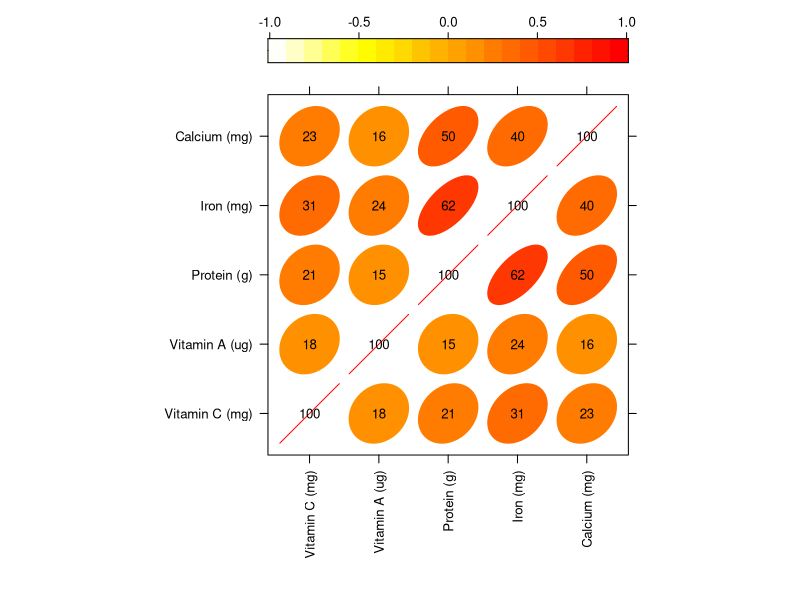
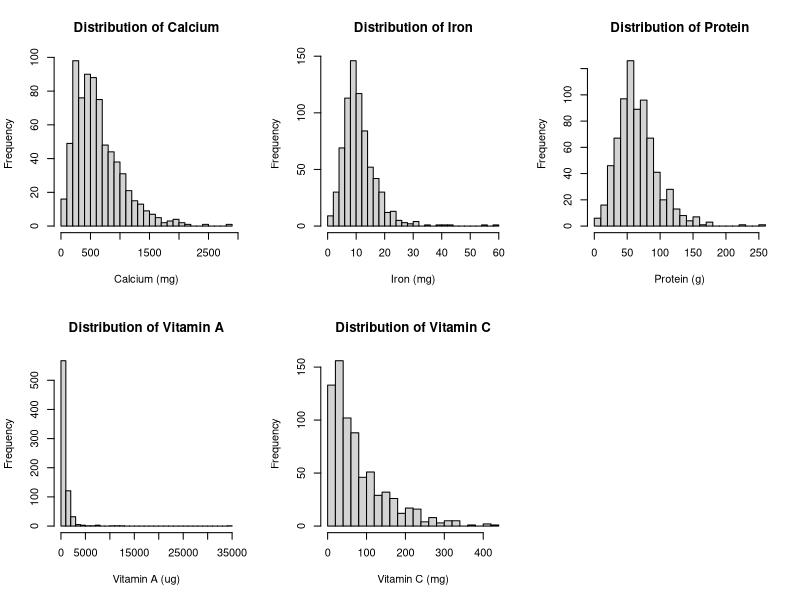
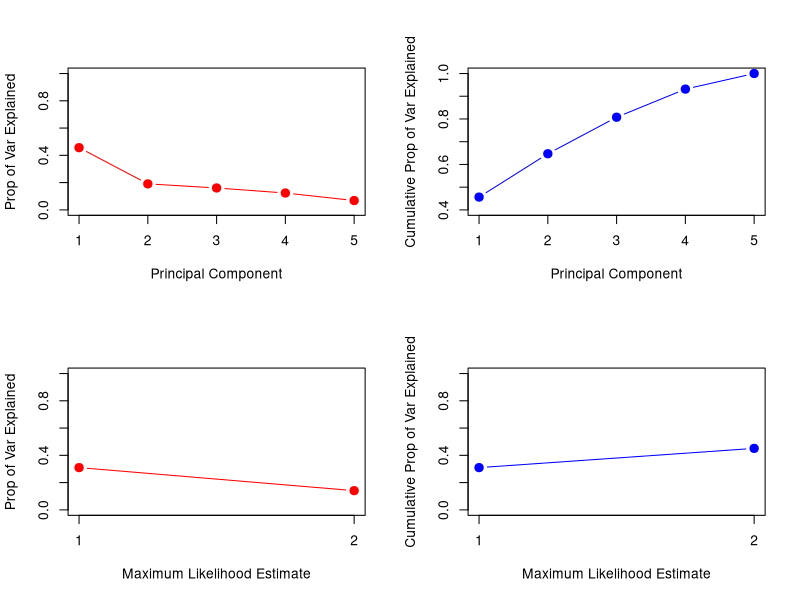
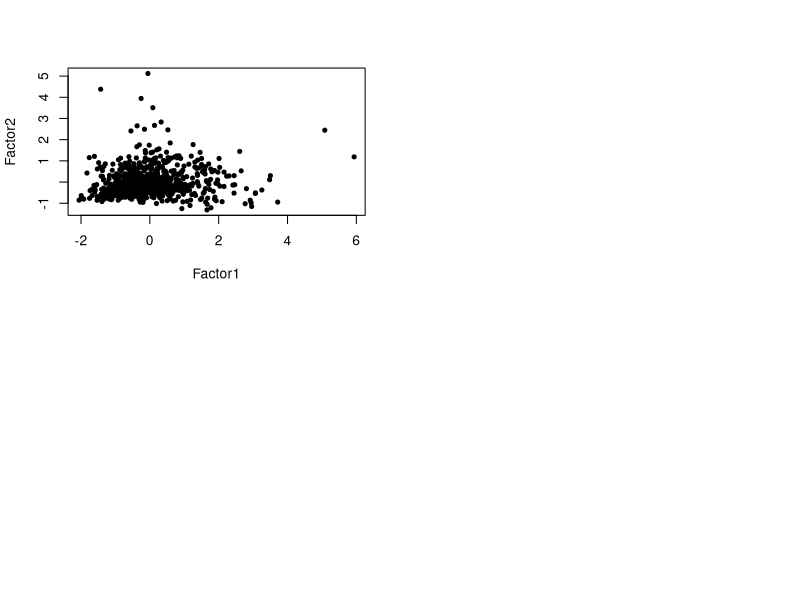

Reproduce these figures in R, in order.
## ---- chunk 1
nutrient <- read.table("../Data/nutrient.txt", quote="\"", comment.char="")
nutrient$V1=NULL
colnames(nutrient)=c("Calcium (mg)", "Iron (mg)", "Protein (g)",
                     "Vitamin A (ug)", "Vitamin C (mg)")
head(nutrient)
## ---- chunk 2
# Load the library
library("lattice")
library("ellipse")

cor_nutrient <- cor(nutrient)

# Function to generate correlation plot
panel.corrgram <- function(x, y, z, subscripts, at, 
                           level = 0.9, label = FALSE, ...) {
     require("ellipse", quietly = TRUE)
     x <- as.numeric(x)[subscripts]
     y <- as.numeric(y)[subscripts]
     z <- as.numeric(z)[subscripts]
     zcol <- level.colors(z, at = at,  ...)
     for (i in seq(along = z)) {
         ell=ellipse(z[i], level = level, npoints = 50, 
                     scale = c(.2, .2), centre = c(x[i], y[i]))
         panel.polygon(ell, col = zcol[i], border = zcol[i], ...)
     }
     if (label)
         panel.text(x = x, y = y, lab = 100 * round(z, 2), cex = 0.8,
                    col = ifelse(z < 0, "white", "black"))
 }

# generate correlation plot
print(levelplot(cor_nutrient[seq(5,1), seq(5,1)],
                at = do.breaks(c(-1.01, 1.01), 20),
           xlab = NULL, ylab = NULL, colorkey = list(space = "top"),
           col.regions=rev(heat.colors(100)),
           scales = list(x = list(rot = 90)),
           panel = panel.corrgram, label = TRUE))
## ---- chunk 3
par(mfrow=c(2, 3))
hist(nutrient$`Calcium (mg)`, main="Distribution of Calcium", 
     xlab="Calcium (mg)", breaks=25)
hist(nutrient$`Iron (mg)`, main="Distribution of Iron", 
     xlab="Iron (mg)", breaks=25)
hist(nutrient$`Protein (g)`, main="Distribution of Protein", 
     xlab="Protein (g)", breaks=25)
hist(nutrient$`Vitamin A (ug)`, main="Distribution of Vitamin A", 
     xlab="Vitamin A (ug)", breaks=25)
hist(nutrient$`Vitamin C (mg)`, main="Distribution of Vitamin C", 
     xlab="Vitamin C (mg)", breaks=25)
## ---- chunk 4
out1 <- rbind(apply(nutrient, 2, mean),
              apply(nutrient, 2, var))
rownames(out1) <- c("Sample Mean","Sample Variance")
out1
## ---- chunk 5
ncols = dim(nutrient)[2]
zscale_nutrient <- nutrient
for (i in 1:ncols) {
  zscale_nutrient[,i] <- (nutrient[,i] - mean(nutrient[,i]))/sd(nutrient[,i])
}

pca_result <- eigen(cov(zscale_nutrient))
pca_var <- pca_result$values
pve <- pca_var/sum(pca_var)
out2 <- cbind(pca_var,pve,cumsum(pve))
colnames(out2) <- c("Eigenvalue","Proportion","Cumulative")
rownames(out2) <- c("PC1","PC2","PC3","PC4","PC5")
## ---- chunk 6
# The n.factors denotes how many factors used in fitting
# Set the number of factors as 2
n.factors <- 2

# Fit factor model with MLE methods
# The rotation option denotes what rotation matrix is used
fa_fit <- factanal(nutrient, n.factors, rotation="varimax",scores = "regression")

# Factor loadings
loading <- fa_fit$loadings
## ---- chunk 7
# Result from PCA
out2

# Result from MLE
loading
## ---- chunk 8
#Scree plot
par(mfrow=c(2,2))
plot(pve, xlab="Principal Component", 
  ylab="Prop of Var Explained", 
  ylim=c(0,1), xaxt="n" ,type='b', col="red", 
  cex=2,pch=20, cex.lab=1)
axis(1, at=c(1,2,3,4,5),labels=c(1,2,3,4,5))

# Cumulative Proportion plot
plot(cumsum(pve), xlab="Principal Component", 
  ylab ="Cumulative Prop of Var Explained", 
  ylim=c(0.4,1) , xaxt="n",type='b', col="blue", cex=2, pch=20, cex.lab=1)
axis(1, at=c(1,2,3,4,5),labels=c(1,2,3,4,5))

plot(c(.31,.141), xlab="Maximum Likelihood Estimate", 
  ylab="Prop of Var Explained", 
  ylim=c(0,1), xaxt="n" ,type='b', col="red", 
  cex=2,pch=20, cex.lab=1)
axis(1, at=c(1,2),labels=c(1,2))

# Cumulative Proportion plot
plot(c(0.31, 0.451), xlab="Maximum Likelihood Estimate", 
  ylab ="Cumulative Prop of Var Explained", 
  ylim=c(0,1) , xaxt="n",type='b', col="blue", cex=2, pch=20, cex.lab=1)
axis(1, at=c(1,2),labels=c(1,2))
## ---- chunk 9
fa_fit$loadings
## ---- chunk 10
score_mle <- fa_fit$scores
plot(score_mle, pch=20)
